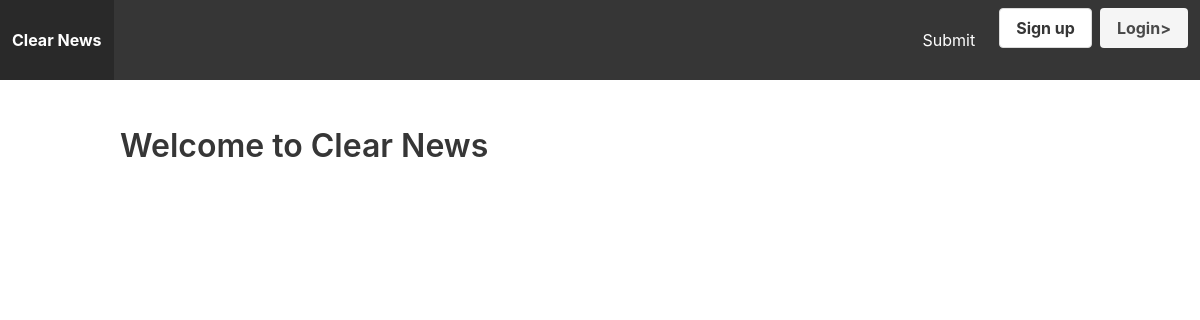
/, run on an earlier commit of the app's database.
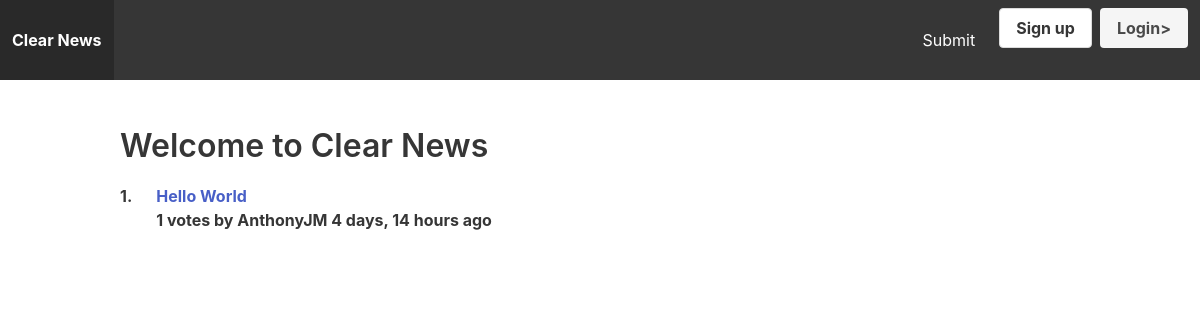
And on a later commit of the database.
### apps/story/models.py (models this page shows, shortened)
class Story(models.Model):
    title = models.CharField(max_length = 255)
    url = models.URLField()
    number_of_votes = models.IntegerField(default=1)
    created_by = models.ForeignKey(User, related_name='stories',on_delete=models.CASCADE)
    created_at = models.DateTimeField(auto_now_add=True)
    class Meta:
        ordering = ['-created_at']

### apps/story/views.py (the view)
# urls.py: path('',frontpage, name='frontpage'),
def frontpage(request):
    date_from = datetime.datetime.now() - datetime.timedelta(days =1)
    stories = Story.objects.all().order_by('-number_of_votes')[0:30]
    return render(request, 'story/frontpage.html',{'stories':stories})

### apps/story/templates/story/frontpage.html
{% extends 'core/base.html' %}
{% block content %}
    <div class="container">
        <div class="columns">
            <div class="column is-12">
                <h1 class="title">Welcome to Clear News</h1>
            </div>
        </div>
    <div class ="columns">
        <div clas = "column is-12">
            <table class = "table is-striped is-fullwidth">
                <tbody>
                    {% for story in stories %}
                    <tr>
                        <td> {{forloop.counter}}.</td>
                        <td>
                            <a href ="{{story.url }}" tagret ="_blank"> {{story.title}}</a>
                            <p>{{story.number_of_votes}} votes by {{story.created_by.username}} {{story.created_at |timesince}} ago</p>
                        </td>
                    </tr>
                {%endfor%}
                </tbody>
        </div>
    </div>
</div>
{% endblock %}

### apps/core/templates/core/base.html (shortened to what this page needs)
<!DOCTYPE html>
<html>
    <head>
        <link rel="stylesheet" href="https://cdn.jsdelivr.net/npm/bulma@0.9.0/css/bulma.min.css">
    </head>
    <body>
        <nav class="navbar is-dark">
            <div class="navbar-brand">
                <a href="/" class="navbar-item"><strong>Clear News</strong></a>
            </div>
            <div class  = "navbar-menu">
                <div class = "navbar-end">
                    <a href ="{% url 'submit' %}" class = "navbar-item">Submit</a>
                    <div class="navbar-item">
                        <div class="buttons">
                            {%if user.is_authenticated %}
                                <a href ="{% url 'logout' %}" class="button is-danger">Log Out</a>
                            {% else %}
                            <a href="{% url 'signup' %}" class = "button is-sucess"><strong> Sign up</a>
                            <a href ="{% url 'login' %}" class = "button is-light"> Login></a>
                            {% endif %}
                        </div>
                    </div>
                </div>
            </div>
        </nav>
        <section class="section">
            {% block content %}
            {% endblock %}
        </section>
    </body>
</html>

What changed in the data, as far as the page shows it:
added Story: title "Hello World", number_of_votes "1", created_by.username "AnthonyJM", created_at "4 days, 14 hours"
